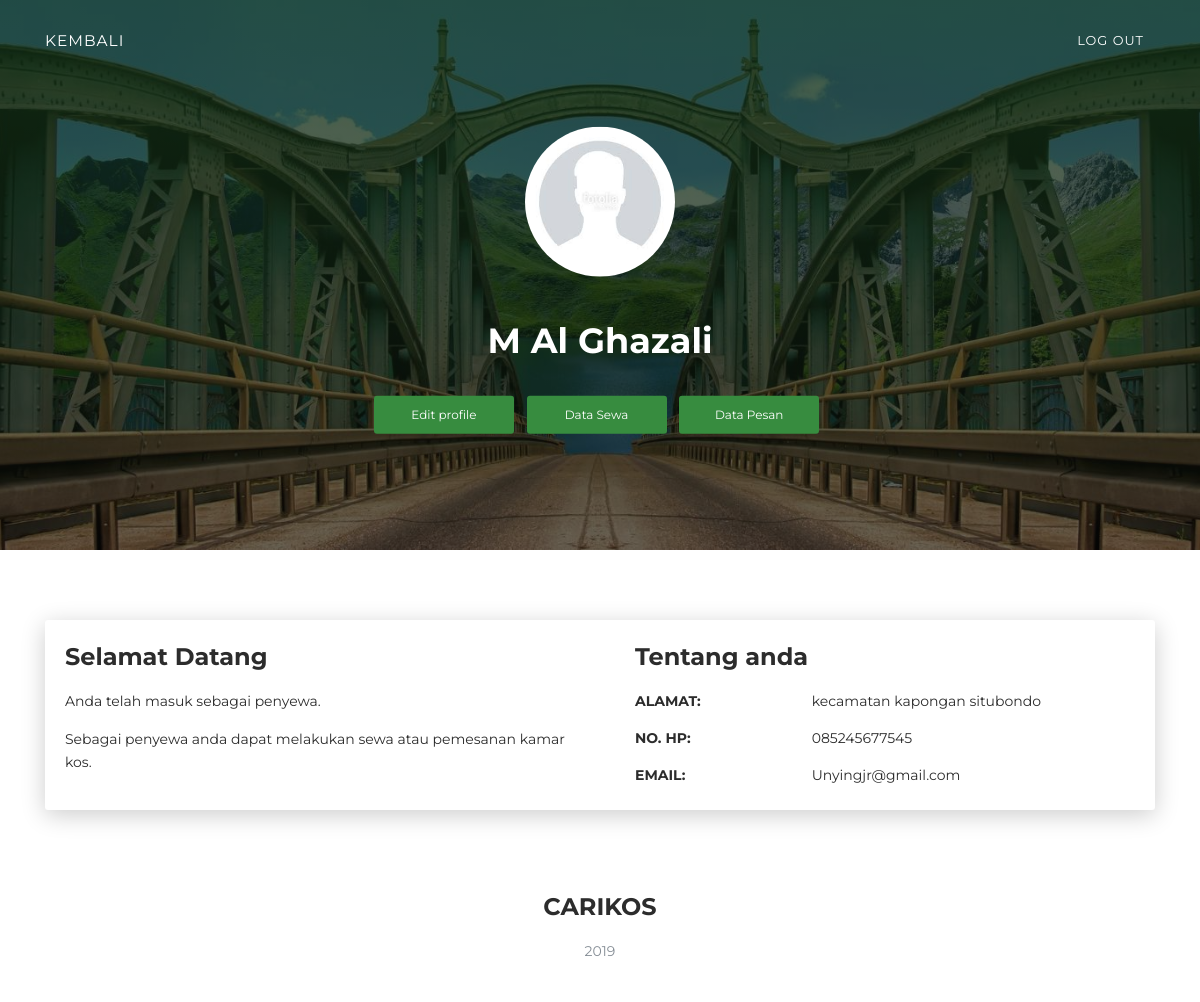
Screenshot of /profilpenyewa.php (signed in) with the database file from the repository.
### tables this page shows
CREATE TABLE `tbpenyewa` (
  `nopenyewa` int(5) NOT NULL,
  `noktp` varchar(16) NOT NULL,
  `nama` varchar(30) NOT NULL,
  `alamat` varchar(30) NOT NULL,
  `nohp` varchar(15) NOT NULL,
  `username` varchar(10) NOT NULL,
  `password` varchar(20) NOT NULL,
  `email` varchar(30) NOT NULL,
  `fotoktp` varchar(191) NOT NULL,
  `fotoprofil` varchar(192) NOT NULL
);

### profilpenyewa.php (the view, shortened to what this page needs)
<?php
include 'koneksi.php';
?>
<!DOCTYPE html>
<html lang="en-US">
<head>
  <link href="https://maxcdn.bootstrapcdn.com/font-awesome/latest/css/font-awesome.min.css" rel="stylesheet">
  <link href="css/aos.css" rel="stylesheet">
  <link href="css/bootstrap.min.css" rel="stylesheet">
  <link href="styles/main.css" rel="stylesheet">
</head>
<?php
$result1 = mysqli_query($koneksi, "SELECT * FROM tbpenyewa WHERE username='" . $_SESSION['username'] . "'");
$row = mysqli_fetch_array($result1);
?>
<body id="top">
  <header>
    <div class="profile-page sidebar-collapse">
      <nav class="navbar navbar-expand-lg fixed-top navbar-transparent bg-primary" color-on-scroll="400">
        <div class="container">
          <div class="navbar-translate"><a class="navbar-brand" href="index.php" rel="tooltip">kembali</a>
          </div>
          <div class="collapse navbar-collapse justify-content-end" id="navigation">
            <ul class="navbar-nav">
            <li class="nav-item"><a class="nav-link smooth-scroll" href="index1.php" onclick="return confirm('Apakah anda yakin ingin log out?')">log out</a></li>
            </ul>
          </div>
        </div>
      </nav>
    </div>
  </header>
  <div class="page-content">
    <div>
      <div class="profile-page">
        <div class="wrapper">
          <div class="page-header page-header-small" filter-color="green">
            <div class="container">
              <div class="content-center">
                <div class="cc-profile-image"><a href="#"><?php echo "<img src='img/" . $row['fotoprofil'] . "' />"; ?></a></div>
                <div class="h2 title"><?php
                                      echo $row['nama'];
                                      ?>
                </div>
                <a class="btn btn-primary smooth-scroll mr-2" href="editpenyewa.php" data-aos="zoom-in" data-aos-anchor="data-aos-anchor">Edit profile</a>
                <a class="btn btn-primary smooth-scroll mr-2" href="penyewa/datasewa.php" data-aos="zoom-in" data-aos-anchor="data-aos-anchor">Data Sewa</a>
                <a class="btn btn-primary smooth-scroll mr-2" href="penyewa/datapesan.php" data-aos="zoom-in" data-aos-anchor="data-aos-anchor">Data Pesan</a>
              </div>
            </div>
          </div>
        </div>
      </div>
      <div class="section" id="about">
        <div class="container">
          <div class="card" data-aos="fade-up" data-aos-offset="10">
            <div class="row">
              <div class="col-lg-6 col-md-12">
                <div class="card-body">
                  <div class="h4 mt-0 title">Selamat Datang</div>
                  <p>Anda telah masuk sebagai penyewa.</p>
                  <p>Sebagai penyewa anda dapat melakukan sewa atau pemesanan kamar kos.</p>
                </div>
              </div>
              <div class="col-lg-6 col-md-12">
                <div class="card-body">
                  <div class="h4 mt-0 title">Tentang anda</div>
                  <div class="row mt-3">
                    <div class="col-sm-4"><strong class="text-uppercase">Alamat:</strong></div>
                    <div class="col-sm-8"> <?php echo $row['alamat']; ?> </div>
                  </div>
                  <div class="row mt-3">
                    <div class="col-sm-4"><strong class="text-uppercase">No. hp:</strong></div>
                    <div class="col-sm-8"> <?php echo $row['nohp']; ?> </div>
                  </div>
                  <div class="row mt-3">
                    <div class="col-sm-4"><strong class="text-uppercase">Email:</strong></div>
                    <div class="col-sm-8"> <?php echo $row['email']; ?> </div>
                  </div>
                </div>
              </div>
            </div>
          </div>
        </div>
      </div>
      <footer class="footer">
        <div class="h4 title text-center">CARIKOS</div>
        <div class="text-center text-muted">
          <p>2019</p>
        </div>
      </footer>
</body>
</html>

### rows the page displays
tbpenyewa: fotoprofil (picture), nama "M Al Ghazali", alamat "kecamatan kapongan situbondo", nohp "085245677545", email "Unyingjr@gmail.com"
